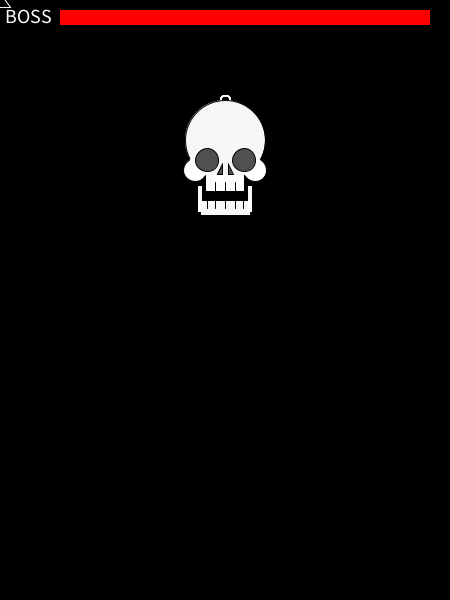
Frame 1 (no input)
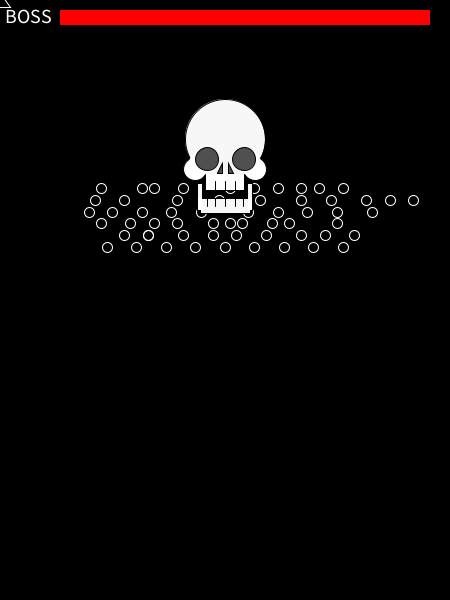
Frame 60 (the mouse pressed at the canvas centre just before this capture)
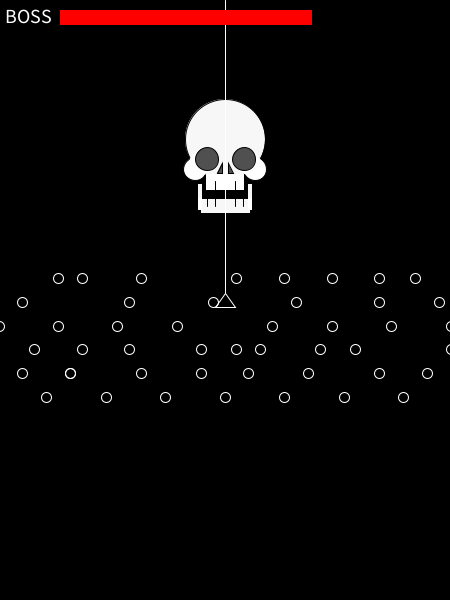
Frame 120 (the mouse held since frame 60 and released just before this capture)

The Processing sketch that drew these frames (run headless with seeded random() and noise(); from frame 60 on, the mouse is pressed at the canvas centre):

// Processing sketch: processing_108560
// ── processing_108560.pde

float x, y, s, q, w;
float vx, vy;
float o1, o2, o3, o4, o5, o6, o7, o8, o9, o10, o11, o12, o13, o14, o15, o16, o17, o18, o19, o20, o21, o22, o23, o24, o25, o26, o27, o28, o29, o30, o31, o32, o33, o34, o35, o36, o37, o38, o39, o40, o41, o42, o43, o44, o45, o46, o47, o48, o49, o50, o51, o52, o53, o54, o55, o56, o57, o58, o59, p, p2, p3, p4, p5, p6;
float vo1, vo2, vo3, vo4, vo5, vo6, vo7, vo8, vo9, vo10, vo11, vo12, vo13, vo14, vo15, vo16, vo17, vo18, vo19, vo20, vo21, vo22, vo23, vo24, vo25, vo26, vo27, vo28, vo29, vo30, vo31, vo32, vo33, vo34, vo35, vo36, vo37, vo38, vo39, vo40, vo41, vo42, vo43, vo44, vo45, vo46, vo47, vo48, vo49, vo50, vo51, vo52, vo53, vo54, vo55, vo56, vo57, vo58, vo59, vp, vp2, vp3, vp4, vp5, vp6;

void setup() {
  size(450, 600);
  x = width/2-50 ;
  y = 100 ;
  s = 370 ;
  o1 = width/2 ;
  o2 = width/2 ;
  o3 = width/2 ;
  o4 = width/2 ;
  o5 = width/2 ;
  o6 = width/2 ;
  o7 = width/2 ;
  o8 = width/2 ;
  o9 = width/2 ;
  o10 = width/2 ;
  o11 = width/2 ;
  o12 = width/2 ;
  o13 = width/2 ;
  o14 = width/2 ;
  o15 = width/2 ;
  o16 = width/2 ;
  o17 = width/2 ;
  o18 = width/2 ;
  o19 = width/2 ;
  o20 = width/2 ;
  o21 = width/2 ;
  o22 = width/2 ;
  o23 = width/2 ;
  o24 = width/2 ;
  o25 = width/2 ;
  o26 = width/2 ;
  o27 = width/2 ;
  o28 = width/2 ;
  o29 = width/2 ;
  o30 = width/2;
  o31 = width/2 ;
  o32 = width/2 ;
  o33 = width/2 ;
  o34 = width/2 ;
  o35 = width/2 ;
  o36 = width/2 ;
  o37 = width/2 ;
  o38 = width/2 ;
  o39 = width/2 ;
  o40 = width/2;
  o41 = width/2 ;
  o42 = width/2 ;
  o43 = width/2 ;
  o44 = width/2 ;
  o45 = width/2 ;
  o46 = width/2 ;
  o47 = width/2 ;
  o48 = width/2 ;
  o49 = width/2 ;
  o50 = width/2;
  o51 = width/2 ;
  o52 = width/2 ;
  o53 = width/2 ;
  o54 = width/2 ;
  o55 = width/2 ;
  o56 = width/2 ;
  o57 = width/2 ;
  o58 = width/2 ;
  o59 = width/2 ;
  p = y ;
  vy = 0.7 ;
  vo1 = 0 ;
  vo2 = 0.5 ;
  vo3 = 1 ;
  vo4 = 1.5 ;
  vo5 = 2 ;
  vo6 = -0.5 ;
  vo7 = -1 ;
  vo8 = -1.5 ;
  vo9 = -2 ;
  vo10 = -1.3 ;
  vo11=0.2;
  vo12=0.7; 
  vo13=1.3; 
  vo14=1.7; 
  vo15=2.2 ;
  vo16=-0.2 ;
  vo17=-0.7 ;
  vo18=-1.3 ;
  vo19=-1.7;
  vo20 = 0.1; 
  vo21 = -0.2 ;
  vo22 = 0.3 ;
  vo23 = 0.8 ;
  vo24 = 1.1 ;
  vo25 = 1.9 ;
  vo26 = -0.8 ;
  vo27 = -1.2 ;
  vo28 = -1.6 ;
  vo29 = -2.1 ;
  vo30 = 0.4;
  vo31 = -0.4 ;
  vo32 = 0.9 ;
  vo33 = 1.4 ;
  vo34 = 1.9 ;
  vo35 = 2.5 ;
  vo36 = -0.9 ;
  vo37 = -1.4 ;
  vo38 = -1.9 ;
  vo39 = -2.3 ;
  vo40 = 0.6;
  vo41 = 1.3 ;
  vo42 = 1.8 ;
  vo43 = 2.4 ;
  vo44 = 2.8 ;
  vo45 = 3.2 ;
  vo46 = -0.1 ;
  vo47 = -0.8 ;
  vo48 = -1.7 ;
  vo49 = -2.2 ;
  vo50 = 0.1;
  vo51 = 0.5 ;
  vo52 = 0.9 ;
  vo53 = 1.3 ;
  vo54 = 1.6 ;
  vo55 = 2 ;
  vo56 = -0.7 ;
  vo57 = -1.2 ;
  vo58 = -1.4 ;
  vo59 = -2.1 ;
  vp = 2.5 ;
  vp2 = 2.3 ;
  vp3 = 2.1 ;
  vp4 = 1.9;
  vp5 = 1.7;
  vp6 = 1.5;
  p2 = y;
  p3 = y;
  p4 = y;
  p5 = y;
  p6 = y;
  q = 255;
  w = 255;
}

void draw() {
  noCursor();
  background(0);
  
  stroke(#ffffff);
  noFill();
  enemyBullet(int(o1), int(p));
  enemyBullet(int(o2), int(p));
  enemyBullet(int(o3), int(p));
  enemyBullet(int(o4), int(p));
  enemyBullet(int(o5), int(p));
  enemyBullet(int(o6), int(p));
  enemyBullet(int(o7), int(p));
  enemyBullet(int(o8), int(p));
  enemyBullet(int(o9), int(p));
  enemyBullet(int(o10), int(p2));
  enemyBullet(int(o11), int(p2));
  enemyBullet(int(o12), int(p2));
  enemyBullet(int(o13), int(p2));
  enemyBullet(int(o14), int(p2));
  enemyBullet(int(o15), int(p2));
  enemyBullet(int(o16), int(p2));
  enemyBullet(int(o17), int(p2));
  enemyBullet(int(o18), int(p2));
  enemyBullet(int(o19), int(p2));
  enemyBullet(int(o20), int(p3));
  enemyBullet(int(o21), int(p3));
  enemyBullet(int(o22), int(p3));
  enemyBullet(int(o23), int(p3));
  enemyBullet(int(o24), int(p3));
  enemyBullet(int(o25), int(p3));
  enemyBullet(int(o26), int(p3));
  enemyBullet(int(o27), int(p3));
  enemyBullet(int(o28), int(p3));
  enemyBullet(int(o29), int(p3));
  enemyBullet(int(o30), int(p4));
  enemyBullet(int(o31), int(p4));
  enemyBullet(int(o32), int(p4));
  enemyBullet(int(o33), int(p4));
  enemyBullet(int(o34), int(p4));
  enemyBullet(int(o35), int(p4));
  enemyBullet(int(o36), int(p4));
  enemyBullet(int(o37), int(p4));
  enemyBullet(int(o38), int(p4));
  enemyBullet(int(o39), int(p4));
  enemyBullet(int(o40), int(p5));
  enemyBullet(int(o41), int(p5));
  enemyBullet(int(o42), int(p5));
  enemyBullet(int(o43), int(p5));
  enemyBullet(int(o44), int(p5));
  enemyBullet(int(o45), int(p5));
  enemyBullet(int(o46), int(p5));
  enemyBullet(int(o47), int(p5));
  enemyBullet(int(o48), int(p5));
  enemyBullet(int(o49), int(p5));
  enemyBullet(int(o50), int(p6));
  enemyBullet(int(o51), int(p6));
  enemyBullet(int(o52), int(p6));
  enemyBullet(int(o53), int(p6));
  enemyBullet(int(o54), int(p6));
  enemyBullet(int(o55), int(p6));
  enemyBullet(int(o56), int(p6));
  enemyBullet(int(o57), int(p6));
  enemyBullet(int(o58), int(p6));
  enemyBullet(int(o59), int(p6));
  o1 = o1 + vo1;
  o2 = o2 + vo2;
  o3 = o3 + vo3;
  o4 = o4 + vo4;
  o5 = o5 + vo5;
  o6 = o6 + vo6;
  o7 = o7 + vo7;
  o8 = o8 + vo8;
  o9 = o9 + vo9;
  
  o10 = o10 + vo10;
  o11 = o11 + vo11;
  o12 = o12 + vo12;
  o13 = o13 + vo13;
  o14 = o14 + vo14;
  o15 = o15 + vo15;
  o16 = o16 + vo16;
  o17 = o17 + vo17;
  o18 = o18 + vo18;
  o19 = o19 + vo19;
  o20 = o20 + vo20;
  
  o21 = o21 + vo21;
  o22 = o22 + vo22;
  o23 = o23 + vo23;
  o24 = o24 + vo24;
  o25 = o25 + vo25;
  o26 = o26 + vo26;
  o27 = o27 + vo27;
  o28 = o28 + vo28;
  o29 = o29 + vo29;
  
  o30 = o30 + vo30;
  o31 = o31 + vo31;
  o32 = o32 + vo32;
  o33 = o33 + vo33;
  o34 = o34 + vo34;
  o35 = o35 + vo35;
  o36 = o36 + vo36;
  o37 = o37 + vo37;
  o38 = o38 + vo38;
  o39 = o39 + vo39;
  
  o40 = o40 + vo40;
  o41 = o41 + vo41;
  o42 = o42 + vo42;
  o43 = o43 + vo43;
  o44 = o44 + vo44;
  o45 = o45 + vo45;
  o46 = o46 + vo46;
  o47 = o47 + vo47;
  o48 = o48 + vo48;
  o49 = o49 + vo49;
  
  o50 = o50 + vo50;
  o51 = o51 + vo51;
  o52 = o52 + vo52;
  o53 = o53 + vo53;
  o54 = o54 + vo54;
  o55 = o55 + vo55;
  o56 = o56 + vo56;
  o57 = o57 + vo57;
  o58 = o58 + vo58;
  o59 = o59 + vo59;
  
  
  
  p = p + vp;
  p2 = p2 + vp2;
  p3 = p3 + vp3;
  p4 = p4 + vp4;
  p5 = p5 + vp5;
  p6 = p6 + vp6;
  
  if (p>660) {
    p = 150;
    o1 = width/2 ;
    o2 = width/2 ;
    o3 = width/2 ;
    o4 = width/2 ;
    o5 = width/2 ;
    o6 = width/2 ;
    o7 = width/2 ;
    o8 = width/2 ;
    o9 = width/2 ;
  }
  if (p2>650) {
    p2 = 150;
    o10 = width/2 ;
    o11 = width/2 ;
    o12 = width/2 ;
    o13 = width/2 ;
    o14 = width/2 ;
    o15 = width/2 ;
    o16 = width/2 ;
    o17 = width/2 ;
    o18 = width/2 ;
    o19 = width/2 ;
  }
  if (p3>640) {
    p3 = 150;
    o20 = width/2 ; 
    o21 = width/2 ;
    o22 = width/2 ;
    o23 = width/2 ;
    o24 = width/2 ;
    o25 = width/2 ;
    o26 = width/2 ;
    o27 = width/2 ;
    o28 = width/2 ;
    o29 = width/2 ;
  }
  if (p4>630) {
    p4 = 150;
    o30 = width/2 ;
    o31 = width/2 ;
    o32 = width/2 ;
    o33 = width/2 ;
    o34 = width/2 ;
    o35 = width/2 ;
    o36 = width/2 ;
    o37 = width/2 ;
    o38 = width/2 ;
    o39 = width/2 ;
  }
  if (p5>620) {
    p5 = 150;
    o40 = width/2;
    o41 = width/2 ;
    o42 = width/2 ;
    o43 = width/2 ;
    o44 = width/2 ;
    o45 = width/2 ;
    o46 = width/2 ;
    o47 = width/2 ;
    o48 = width/2 ;
    o49 = width/2 ;
  }
   if (p6>610) {
    p6 = 150;
    o50 = width/2 ;
    o51 = width/2 ;
    o52 = width/2 ;
    o53 = width/2 ;
    o54 = width/2 ;
    o55 = width/2 ;
    o56 = width/2 ;
    o57 = width/2 ;
    o58 = width/2 ;
    o59 = width/2 ;
  }  
    
  chara(int(x), int(y));
  x = x ;
  y = y + vy ;
  if (y<90) vy = -vy;
  if (y>110) vy = -vy;
  
  stroke(255,255,255, w);
  noFill();
  triangle(mouseX, mouseY -7, mouseX -10, mouseY +7, mouseX +10, mouseY +7);
  if (mousePressed) { 
    line(mouseX, mouseY - 7, mouseX, 0); // draw beam
  }
  
  noStroke();
  fill(255, 0, 0);
  rect(60, 10, s, 15);
  
  stroke(#ffffff);
  fill(#ffffff);
  textSize(20);
  text("BOSS", 5, 23);
  
  if((mouseX>170)&&(mouseX<270)&&(mousePressed)){
    s = s -2;
  }
  
  if(s<0){
    s = 0;}
  
  if(s<60){
    q = q -2 ;
  }
  
  if(q<0){
    q = 0;}
    
  /*if((enemyBullet>mouseX+10)&&(enemyBullet<mouseX-10)){
    w = w -1;
  }  
  
  if(w<0){
    w=0;
  }*/
}
void chara(int a,int b){

  pushMatrix();
  
  translate(a, b);

  //out line
  strokeWeight(1);
  stroke(0, 0, 0);
  fill(247, 247, 247, q);
  ellipse(50, 40, 80, 80);
  //under teeth
  stroke(0, 0, 0);
  rect(22, b-15 , 5, 27);
  rect(72, b-15 , 5, 27);
  rect(25, b , 50, 15);
  line(32, b , 32, b+8 );
  line(40, b , 40, b+8 );
  line(50, b , 50, b+8 );
  line(60, b , 60, b+8 );
  line(68, b , 68, b+8 );
  //under teeth eraser
  stroke(#ffffff, q);
  fill(#ffffff, q);
  rect(23, b , 3, 11);
  rect(73, b , 3, 11);
  //cheek
  stroke(0, 0, 0);
  ellipse(20, 70, 23, 23);
  ellipse(80, 70, 23, 23);
  //cheek eraser
  stroke(#ffffff, q);
  fill(#ffffff, q);
  ellipse(26, 64, 23, 23);
  stroke(#ffffff, q);
  fill(#ffffff, q);
  ellipse(74, 64, 23, 23);
  //eyes
  stroke(0, 0, 0, q);
  fill(80, 80, 80, q);
  ellipse(32, 60, 23, 23);
  ellipse(69, 60, 23, 23);
  //nose
  fill(80, 80, 80, q);
  triangle(53, 64, 53, 74, 58, 74);
  triangle(47, 64, 47, 74, 42, 74);
  //teeth
  fill(#ffffff, q);
  rect(30, 76, 39, 15);
  line(40, 82, 40, 91);
  line(50, 82, 50, 91);
  line(60, 82, 60, 91);
  //teeth eraser
  stroke(#ffffff, q);
  fill(#ffffff, q);
  rect(31, 75, 37, 2);
  
  
  popMatrix();

}

void enemyBullet(int c, int d){

  pushMatrix();

    ellipse(c, d, 10, 10);
  
  popMatrix();
  
  }
